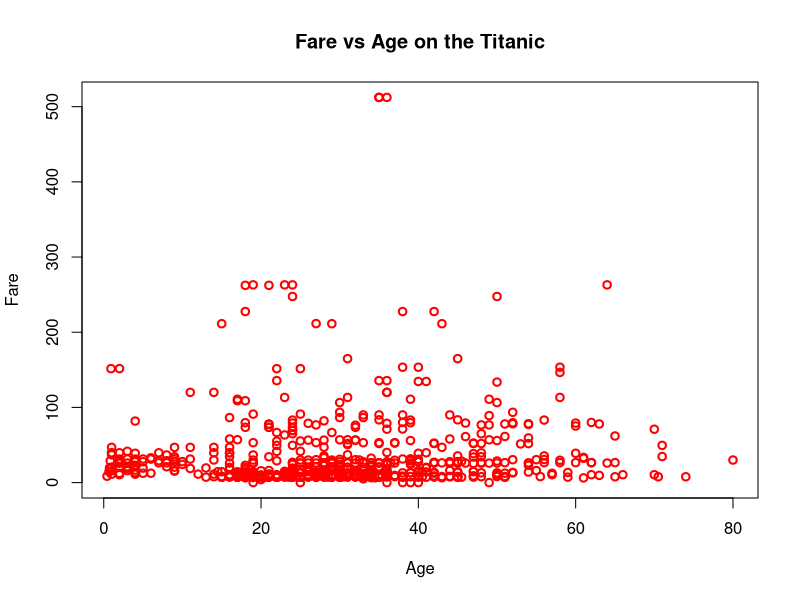

This chart was generated by the following R code:
# Load the curated data
passengers <- read.csv('validated.csv')

plot(passengers$Age, passengers$Fare, 
     col = 'red',
     lwd = 2,
     xlab = 'Age',
     ylab = 'Fare',
     main = 'Fare vs Age on the Titanic'
)

#fit <- lm(Age ~ Fare, data=passengers)
#abline(fit, lty='dashed', col='blue', lwd=3)